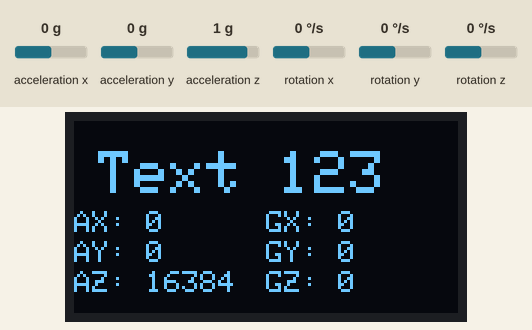
A sketch run on a simulated Arduino Uno, built with avr-gcc and run on an emulated ATmega328P. Parts: 128×64 one-colour display. The test bench sets the inputs (shaded band); at power-on: acceleration x 0 g, acceleration y 0 g, acceleration z 1 g, rotation x 0 °/s, rotation y 0 °/s, rotation z 0 °/s. Storage starts empty.

Above: at 6.3 s.
6.4 s: acceleration x set to -1.4 g
At 6.56 s:
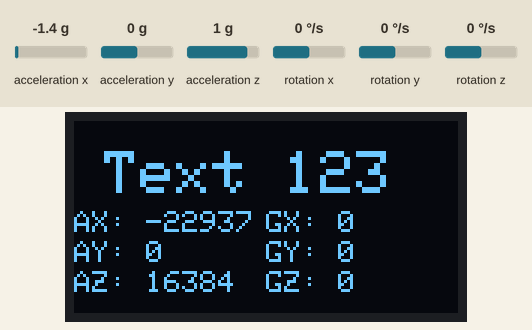
8.0 s: acceleration y set to -1.4 g
At 8.19 s:
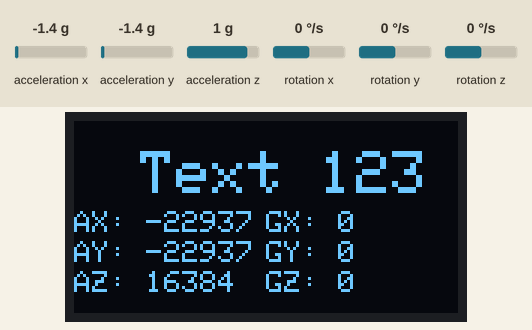
9.6 s: acceleration z set to -1.4 g
At 9.83 s:
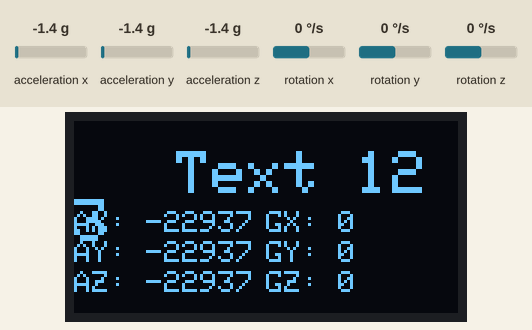
11.2 s: rotation x set to -192 °/s
At 11.34 s:
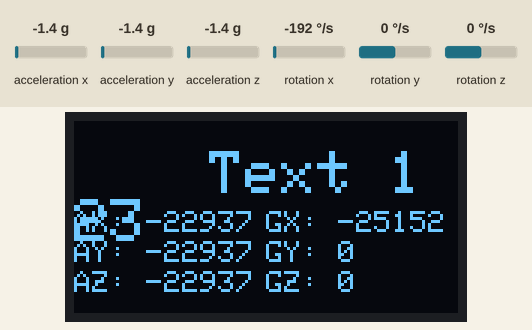
12.7 s: rotation y set to -192 °/s
At 12.85 s:
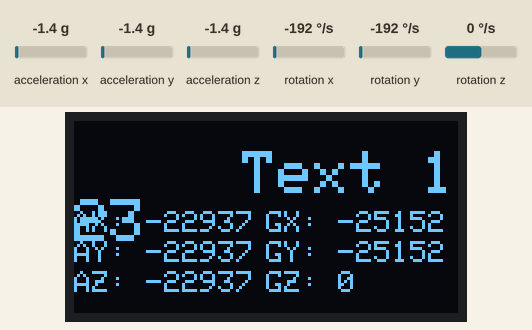
14.2 s: rotation z set to -192 °/s
At 14.36 s:
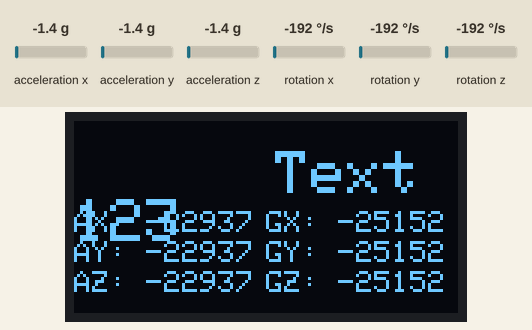

The sketch:

FuncDemoNoSerial.ino
```cpp
#include <Wire.h>
#include <SPI.h>
#include <SD.h>
#include <Adafruit_SSD1306.h>
#include <MPU6050.h>

// SD Card setup
#define SD_CS_PIN 7

// Display setup
#define SCREEN_WIDTH 128
#define SCREEN_HEIGHT 64
#define OLED_RESET -1
Adafruit_SSD1306 display(SCREEN_WIDTH, SCREEN_HEIGHT, &Wire, OLED_RESET);

// IMU setup
MPU6050 mpu;

// Function to list files on SD card
void listFilesToDisplay(File dir) {
  display.clearDisplay();
  display.setTextSize(1);
  display.setTextColor(SSD1306_WHITE);
  display.setCursor(0, 0);

  int line = 0;
  while (true) {
    File entry = dir.openNextFile();
    if (!entry) {
      // No more files
      break;
    }
    if (line >= 8) { // Maximum lines to display on 128x64 screen with text size 1
      display.display();
      delay(2500); // Display current files for 2.5 seconds before showing next set
      display.clearDisplay();
      display.setCursor(0, 0);
      line = 0;
    }

    display.print(entry.name());
    display.print(entry.isDirectory() ? "/" : "");
    display.println();
    line++;

    entry.close();
  }
  display.display();
}

void setup() {
  // Initialize the display
  if (!display.begin(SSD1306_SWITCHCAPVCC, 0x3C)) {
    while (true); // Loop forever if display initialization fails
  }
  display.clearDisplay();
  display.display();

  // Initialize the SD card
  if (!SD.begin(SD_CS_PIN)) {
    return;
  }
  uint8_t cardType = SD.cardType();
  if (cardType == CARD_NONE) {
    return;
  }

  // List files on SD card and display them
  File root = SD.open("/");
  listFilesToDisplay(root);
  root.close();

  // Wait 5 seconds
  delay(5000);

  // Initialize the IMU
  Wire.begin();
  mpu.initialize();
  if (!mpu.testConnection()) {
    while (true); // Loop forever if IMU connection fails
  }
}

void loop() {
  // Display moving text
  static int x = 0;
  display.clearDisplay();
  display.setTextSize(2);
  display.setTextColor(SSD1306_WHITE);
  display.setCursor(x, 10);
  display.print(F("Text 123"));
  x = (x + 1) % SCREEN_WIDTH;

  // Get IMU readout
  int16_t ax, ay, az;
  int16_t gx, gy, gz;
  mpu.getMotion6(&ax, &ay, &az, &gx, &gy, &gz);

  // Display IMU values
  display.setTextSize(1);
  display.setCursor(0, 30);
  display.print("AX: "); display.print(ax);
  display.setCursor(0, 40);
  display.print("AY: "); display.print(ay);
  display.setCursor(0, 50);
  display.print("AZ: "); display.print(az);

  display.setCursor(64, 30);
  display.print("GX: "); display.print(gx);
  display.setCursor(64, 40);
  display.print("GY: "); display.print(gy);
  display.setCursor(64, 50);
  display.print("GZ: "); display.print(gz);

  display.display();
  delay(100);
}
```
